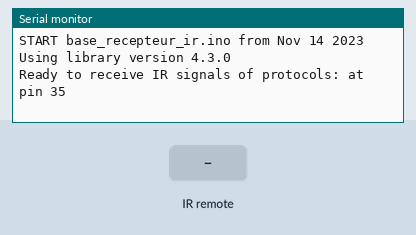
Simulated run of this sketch. Board: ESP32. Parts: the last lines printed to the serial monitor. The inputs (shaded band) are chosen by the test bench. Nothing arrives over Bluetooth unless stated.

Above: at 1.2 s.
1.3 s: infrared code 0x85 received
At 2.0 s:
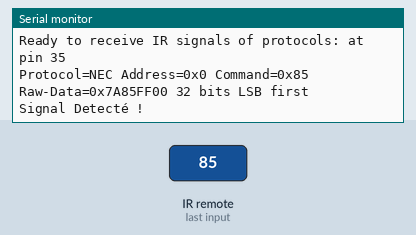
2.8 s: infrared code 0x11 received
At 4.0 s:
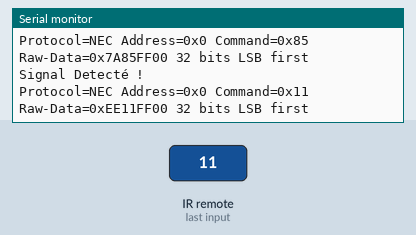

The sketch:

base_recepteur_ir.ino
```cpp
#include "BluetoothSerial.h"
BluetoothSerial ESP_BT;

#include <Arduino.h>
#define DECODE_NEC          // Includes Apple and Onkyo
#include "PinDefinitionsAndMore.h" // Define macros for input and output pin etc.
#include <IRremote.hpp>

#define IR_RECEIVE_PIN 35

void setup() {
  // put your setup code here, to run once:
  Serial.begin(19200);
  ESP_BT.begin("BASE_ESP_BT");

 Serial.println(F("START " __FILE__ " from " __DATE__ "\r\nUsing library version " VERSION_IRREMOTE));

  // Start the receiver and if not 3. parameter specified, take LED_BUILTIN pin from the internal boards definition as default feedback LED
  IrReceiver.begin(IR_RECEIVE_PIN, ENABLE_LED_FEEDBACK);

  Serial.print(F("Ready to receive IR signals of protocols: "));
  printActiveIRProtocols(&Serial);
  Serial.println(F("at pin " STR(IR_RECEIVE_PIN)));


}

void loop() {
  while(ESP_BT.hasClient()){
    if (IrReceiver.decode()) {

        /*
         * Print a short summary of received data
         */
        IrReceiver.printIRResultShort(&Serial);
        IrReceiver.printIRSendUsage(&Serial);
        if (IrReceiver.decodedIRData.protocol == UNKNOWN) {
            Serial.println(F("Received noise or an unknown (or not yet enabled) protocol"));
            // We have an unknown protocol here, print more info
            IrReceiver.printIRResultRawFormatted(&Serial, true);
        }
        Serial.println();

        /*
         * !!!Important!!! Enable receiving of the next value,
         * since receiving has stopped after the end of the current received data packet.
         */
        IrReceiver.resume(); // Enable receiving of the next value

        /*
         * Finally, check the received data and perform actions according to the received command
         */
        if (IrReceiver.decodedIRData.command == 0x85) {
            Serial.println("Signal Detecté !");
            ESP_BT.write('d');
        } else if (IrReceiver.decodedIRData.command == 0x11) {
            // do something else
        }
    }
  }

}
```

PinDefinitionsAndMore.h
```cpp
// (licence header left out)
/*
 * Pin mapping table for different platforms
 *
 * Platform     IR input    IR output   Tone      Core/Pin schema
 * --------------------------------------------------------------
 * DEFAULT/AVR  2           3           4
 * ATtinyX5     0|PB0       4|PB4       3|PB3
 * ATtiny167    3|PA3       2|PA2       7|PA7     ATTinyCore
 * ATtiny167    9|PA3       8|PA2       5|PA7     Digispark pro
 * ATtiny3217  18|PA1      19|PA2      20|PA3     MegaTinyCore
 * ATtiny1604   2           3|PA5       %
 * ATtiny816   14|PA1      16|PA3       1|PA5     MegaTinyCore
 * ATtiny1614   8|PA1      10|PA3       1|PA5     MegaTinyCore
 * SAMD21       3           4           5
 * ESP8266      14|D5       12|D6       %
 * ESP32        15          4           27
 * BluePill     PA6         PA7         PA3
 * APOLLO3      11          12          5
 * RP2040       3|GPIO15    4|GPIO16    5|GPIO17
 */
//#define _IR_MEASURE_TIMING // For debugging purposes.

#if defined(__AVR__)
#if defined(__AVR_ATtiny25__) || defined(__AVR_ATtiny45__) || defined(__AVR_ATtiny85__) // Digispark board
#include "ATtinySerialOut.hpp" // Available as Arduino library "ATtinySerialOut". saves 370 bytes program memory and 38 bytes RAM for digistump core
#define IR_RECEIVE_PIN  0
#define IR_SEND_PIN     4 // Pin 2 is serial output with ATtinySerialOut. Pin 1 is internal LED and Pin3 is USB+ with pullup on Digispark board.
#define TONE_PIN        3
#define _IR_TIMING_TEST_PIN 3

#  elif defined(__AVR_ATtiny87__) || defined(__AVR_ATtiny167__) // Digispark pro board
#include "ATtinySerialOut.hpp" // Available as Arduino library "ATtinySerialOut"
// For ATtiny167 Pins PB6 and PA3 are usable as interrupt source.
#  if defined(ARDUINO_AVR_DIGISPARKPRO)
#define IR_RECEIVE_PIN   9 // PA3 - on Digispark board labeled as pin 9
//#define IR_RECEIVE_PIN  14 // PB6 / INT0 is connected to USB+ on DigisparkPro boards
#define IR_SEND_PIN      8 // PA2 - on Digispark board labeled as pin 8
#define TONE_PIN         5 // PA7 - on Digispark board labeled as pin 5
#define _IR_TIMING_TEST_PIN 10 // PA4
#  else
#define IR_RECEIVE_PIN  3 // PA3 - on Digispark board labeled as pin 9
#define IR_SEND_PIN     2 // PA2 - on Digispark board labeled as pin 8
#define TONE_PIN        7 // PA7 - on Digispark board labeled as pin 5
#  endif

#  elif defined(__AVR_ATtiny88__) // MH-ET Tiny88 board
#include "ATtinySerialOut.hpp" // Available as Arduino library "ATtinySerialOut". Saves 128 bytes program memory
// Pin 6 is TX pin 7 is RX
#define IR_RECEIVE_PIN   3 // INT1
#define IR_SEND_PIN      4
#define TONE_PIN         9
#define _IR_TIMING_TEST_PIN 8

#  elif defined(__AVR_ATtiny1616__)  || defined(__AVR_ATtiny3216__) || defined(__AVR_ATtiny3217__) // Tiny Core Dev board
#define IR_RECEIVE_PIN  18
#define IR_SEND_PIN     19
#define TONE_PIN        20
#define APPLICATION_PIN  0 // PA4
#undef LED_BUILTIN         // No LED available on the TinyCore 32 board, take the one on the programming board which is connected to the DAC output
#define LED_BUILTIN      2 // PA6

#  elif defined(__AVR_ATtiny816__) // Tiny Core Micro
#define IR_RECEIVE_PIN  14 // PA1
#define IR_SEND_PIN     16 // PA3
#define TONE_PIN         1 // PA5
#define APPLICATION_PIN  0 // PA4
#undef LED_BUILTIN         // No LED available, take the one which is connected to the DAC output
#define LED_BUILTIN      4 // PB5

#  elif defined(__AVR_ATtiny1614__)
#define IR_RECEIVE_PIN   8 // PA1
#define IR_SEND_PIN     10 // PA3
#define TONE_PIN         1 // PA5
#define APPLICATION_PIN  0 // PA4

#  elif defined(__AVR_ATtiny1604__)
#define IR_RECEIVE_PIN   2 // To be compatible with interrupt example, pin 2 is chosen here.
#define IR_SEND_PIN      3
#define APPLICATION_PIN  5

#define tone(...) void()      // Define as void, since TCB0_INT_vect is also used by tone()
#define noTone(a) void()
#define TONE_PIN        42 // Dummy for examples using it

#  elif defined(__AVR_ATmega1284__) || defined(__AVR_ATmega1284P__) \
|| defined(__AVR_ATmega644__) || defined(__AVR_ATmega644P__) \
|| defined(__AVR_ATmega324P__) || defined(__AVR_ATmega324A__) \
|| defined(__AVR_ATmega324PA__) || defined(__AVR_ATmega164A__) \
|| defined(__AVR_ATmega164P__) || defined(__AVR_ATmega32__) \
|| defined(__AVR_ATmega16__) || defined(__AVR_ATmega8535__) \
|| defined(__AVR_ATmega64__) || defined(__AVR_ATmega128__) \
|| defined(__AVR_ATmega1281__) || defined(__AVR_ATmega2561__) \
|| defined(__AVR_ATmega8515__) || defined(__AVR_ATmega162__)
#define IR_RECEIVE_PIN      2
#define IR_SEND_PIN        13
#define TONE_PIN            4
#define APPLICATION_PIN     5
#define ALTERNATIVE_IR_FEEDBACK_LED_PIN 6 // E.g. used for examples which use LED_BUILDIN for example output.
#define _IR_TIMING_TEST_PIN 7

#  else // Default as for ATmega328 like on Uno, Nano, Leonardo, Teensy 2.0 etc.
#define IR_RECEIVE_PIN      2 // To be compatible with interrupt example, pin 2 is chosen here.
#define IR_SEND_PIN         3
#define TONE_PIN            4
#define APPLICATION_PIN     5
#define ALTERNATIVE_IR_FEEDBACK_LED_PIN 6 // E.g. used for examples which use LED_BUILDIN for example output.
#define _IR_TIMING_TEST_PIN 7

#    if defined(ARDUINO_AVR_PROMICRO) // Sparkfun Pro Micro is __AVR_ATmega32U4__ but has different external circuit
// We have no built in LED at pin 13 -> reuse RX LED
#undef LED_BUILTIN
#define LED_BUILTIN         LED_BUILTIN_RX
#    endif
#  endif // defined(__AVR_ATtiny25__)...

#elif defined(ESP8266)
#define FEEDBACK_LED_IS_ACTIVE_LOW // The LED on my board (D4) is active LOW
#define IR_RECEIVE_PIN          14 // D5
#define IR_SEND_PIN             12 // D6 - D4/pin 2 is internal LED
#define _IR_TIMING_TEST_PIN     13 // D7
#define APPLICATION_PIN          0 // D3

#define tone(...) void()      // tone() inhibits receive timer
#define noTone(a) void()
#define TONE_PIN                42 // Dummy for examples using it

#elif defined(CONFIG_IDF_TARGET_ESP32C3)
#define IR_INPUT_PIN             8
#define IR_SEND_PIN              9
#define TONE_PIN                10 // ADC2_0
#define APPLICATION_PIN         11

#elif defined(ESP32)
#include <Arduino.h>

// tone() is included in ESP32 core since 2.0.2
#if !defined(ESP_ARDUINO_VERSION_VAL)
#define ESP_ARDUINO_VERSION_VAL(major, minor, patch) 12345678
#endif
#if ESP_ARDUINO_VERSION  <= ESP_ARDUINO_VERSION_VAL(2, 0, 2)
#define TONE_LEDC_CHANNEL        1  // Using channel 1 makes tone() independent of receiving timer -> No need to stop receiving timer.
void tone(uint8_t aPinNumber, unsigned int aFrequency){
    ledcAttachPin(aPinNumber, TONE_LEDC_CHANNEL);
    ledcWriteTone(TONE_LEDC_CHANNEL, aFrequency);
}
void tone(uint8_t aPinNumber, unsigned int aFrequency, unsigned long aDuration){
    ledcAttachPin(aPinNumber, TONE_LEDC_CHANNEL);
    ledcWriteTone(TONE_LEDC_CHANNEL, aFrequency);
    delay(aDuration);
    ledcWriteTone(TONE_LEDC_CHANNEL, 0);
}
void noTone(uint8_t aPinNumber){
    ledcWriteTone(TONE_LEDC_CHANNEL, 0);
}
#endif // ESP_ARDUINO_VERSION  <= ESP_ARDUINO_VERSION_VAL(2, 0, 2)

#define IR_RECEIVE_PIN          15  // D15
#define IR_SEND_PIN              4  // D4
#define TONE_PIN                27  // D27 25 & 26 are DAC0 and 1
#define APPLICATION_PIN         16  // RX2 pin

#elif defined(ARDUINO_ARCH_STM32) || defined(ARDUINO_ARCH_STM32F1) // BluePill
// Timer 3 blocks PA6, PA7, PB0, PB1 for use by Servo or tone()
#define IR_RECEIVE_PIN          PA6
#define IR_RECEIVE_PIN_STRING   "PA6"
#define IR_SEND_PIN             PA7
#define IR_SEND_PIN_STRING      "PA7"
#define TONE_PIN                PA3
#define _IR_TIMING_TEST_PIN     PA5
#define APPLICATION_PIN         PA2
#define APPLICATION_PIN_STRING  "PA2"
#  if defined(ARDUINO_GENERIC_STM32F103C) || defined(ARDUINO_BLUEPILL_F103C8)
// BluePill LED is active low
#define FEEDBACK_LED_IS_ACTIVE_LOW
#  endif

#elif defined(ARDUINO_ARCH_APOLLO3) // Sparkfun Apollo boards
#define IR_RECEIVE_PIN  11
#define IR_SEND_PIN     12
#define TONE_PIN         5

#elif defined(ARDUINO_ARCH_MBED) && defined(ARDUINO_ARCH_MBED_NANO) // Arduino Nano 33 BLE
#define IR_RECEIVE_PIN      3   // GPIO15 Start with pin 3 since pin 2|GPIO25 is connected to LED on Pi pico
#define IR_SEND_PIN         4   // GPIO16
#define TONE_PIN            5
#define APPLICATION_PIN     6
#define ALTERNATIVE_IR_FEEDBACK_LED_PIN 7 // E.g. used for examples which use LED_BUILDIN for example output.
#define _IR_TIMING_TEST_PIN 8

#elif defined(ARDUINO_ARCH_RP2040) // Arduino Nano Connect, Pi Pico with arduino-pico core https://github.com/earlephilhower/arduino-pico
#define IR_RECEIVE_PIN      15  // GPIO15 to be compatible with the Arduino Nano RP2040 Connect (pin3)
#define IR_SEND_PIN         16  // GPIO16
#define TONE_PIN            17
#define APPLICATION_PIN     18
#define ALTERNATIVE_IR_FEEDBACK_LED_PIN 19 // E.g. used for examples which use LED_BUILDIN for example output.
#define _IR_TIMING_TEST_PIN 20

// If you program the Nano RP2040 Connect with this core, then you must redefine LED_BUILTIN
// and use the external reset with 1 kOhm to ground to enter UF2 mode
#undef LED_BUILTIN
#define LED_BUILTIN          6

#elif defined(PARTICLE) // !!!UNTESTED!!!
#define IR_RECEIVE_PIN      A4
#define IR_SEND_PIN         A5 // Particle supports multiple pins

#define LED_BUILTIN         D7

/*
 * 4 times the same (default) layout for easy adaption in the future
 */
#elif defined(TEENSYDUINO) // Teensy 2.0 is handled at default for ATmega328 like on Uno, Nano, Leonardo etc.
#define IR_RECEIVE_PIN      2
#define IR_SEND_PIN         3
#define TONE_PIN            4
#define APPLICATION_PIN     5
#define ALTERNATIVE_IR_FEEDBACK_LED_PIN 6 // E.g. used for examples which use LED_BUILDIN for example output.
#define _IR_TIMING_TEST_PIN 7

#elif defined(ARDUINO_ARCH_MBED) // Arduino Nano 33 BLE
#define IR_RECEIVE_PIN      2
#define IR_SEND_PIN         3
#define TONE_PIN            4
#define APPLICATION_PIN     5
#define ALTERNATIVE_IR_FEEDBACK_LED_PIN 6 // E.g. used for examples which use LED_BUILDIN for example output.
#define _IR_TIMING_TEST_PIN 7

#elif defined(ARDUINO_ARCH_SAMD) || defined(ARDUINO_ARCH_SAM)
#define IR_RECEIVE_PIN      2
#define IR_SEND_PIN         3
#define TONE_PIN            4
#define APPLICATION_PIN     5
#define ALTERNATIVE_IR_FEEDBACK_LED_PIN 6 // E.g. used for examples which use LED_BUILDIN for example output.
#define _IR_TIMING_TEST_PIN 7

#if !defined(ARDUINO_SAMD_ADAFRUIT)
// On the Zero and others we switch explicitly to SerialUSB
#define Serial SerialUSB
#endif

// Definitions for the Chinese SAMD21 M0-Mini clone, which has no led connected to D13/PA17.
// Attention!!! D2 and D4 are swapped on these boards!!!
// If you connect the LED, it is on pin 24/PB11. In this case activate the next two lines.
//#undef LED_BUILTIN
//#define LED_BUILTIN 24 // PB11
// As an alternative you can choose pin 25, it is the RX-LED pin (PB03), but active low.In this case activate the next 3 lines.
//#undef LED_BUILTIN
//#define LED_BUILTIN 25 // PB03
//#define FEEDBACK_LED_IS_ACTIVE_LOW // The RX LED on the M0-Mini is active LOW

#elif defined (NRF51) // BBC micro:bit
#define IR_RECEIVE_PIN      2
#define IR_SEND_PIN         3
#define APPLICATION_PIN     1
#define _IR_TIMING_TEST_PIN 4

#define tone(...) void()    // no tone() available
#define noTone(a) void()
#define TONE_PIN           42 // Dummy for examples using it

#else
#warning Board / CPU is not detected using pre-processor symbols -> using default values, which may not fit. Please extend PinDefinitionsAndMore.h.
// Default valued for unidentified boards
#define IR_RECEIVE_PIN      2
#define IR_SEND_PIN         3
#define TONE_PIN            4
#define APPLICATION_PIN     5
#define ALTERNATIVE_IR_FEEDBACK_LED_PIN 6 // E.g. used for examples which use LED_BUILDIN for example output.
#define _IR_TIMING_TEST_PIN 7
#endif // defined(ESP8266)

#if defined(ESP32) || defined(ARDUINO_ARCH_RP2040) || defined(PARTICLE) || defined(ARDUINO_ARCH_MBED)
#define SEND_PWM_BY_TIMER // We do not have pin restrictions for this CPU's, so lets use the hardware PWM for send carrier signal generation
#else
# if defined(SEND_PWM_BY_TIMER)
#undef IR_SEND_PIN // SendPin is determined by timer! This avoids warning in IRTimer.hpp
#  endif
#endif

#if !defined (FLASHEND)
#define FLASHEND 0xFFFF // Dummy value for platforms where FLASHEND is not defined
#endif
#if !defined (RAMEND)
#define RAMEND 0xFFFF // Dummy value for platforms where RAMEND is not defined
#endif
#if !defined (RAMSIZE)
#define RAMSIZE 0xFFFF // Dummy value for platforms where RAMSIZE is not defined
#endif

/*
 * Helper macro for getting a macro definition as string
 */
#if !defined(STR_HELPER)
#define STR_HELPER(x) #x
#define STR(x) STR_HELPER(x)
#endif
```

Measured:
- after the input at 1.3 s, the serial monitor: prints a new line at once (image 1)
- after the input at 2.8 s, the serial monitor: prints a new line at once (image 2)
